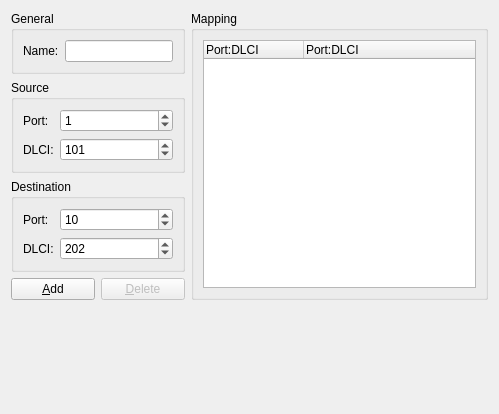
<?xml version="1.0" encoding="UTF-8"?>
<ui version="4.0">
 <class>frameRelaySwitchConfigPageWidget</class>
 <widget class="QWidget" name="frameRelaySwitchConfigPageWidget">
  <property name="geometry">
   <rect>
    <x>0</x>
    <y>0</y>
    <width>499</width>
    <height>414</height>
   </rect>
  </property>
  <property name="windowTitle">
   <string>Frame Relay Switch</string>
  </property>
  <property name="whatsThis">
   <string>&lt;html&gt;&lt;head/&gt;&lt;body&gt;&lt;p&gt;This is a simple Frame Relay switch. Only serial links can be connected to it. &lt;span style=&quot; font-weight:600;&quot;&gt;Note that only the Frame-Relay LMI ANSI type is supported.&lt;/span&gt;&lt;/p&gt;&lt;/body&gt;&lt;/html&gt;</string>
  </property>
  <layout class="QGridLayout" name="gridLayout_2">
   <item row="0" column="0" colspan="2">
    <widget class="QGroupBox" name="uiGeneralGroupBox">
     <property name="title">
      <string>General</string>
     </property>
     <layout class="QGridLayout" name="gridLayout">
      <item row="0" column="0">
       <widget class="QLabel" name="uiNameLabel">
        <property name="text">
         <string>Name:</string>
        </property>
       </widget>
      </item>
      <item row="0" column="1">
       <widget class="QLineEdit" name="uiNameLineEdit"/>
      </item>
     </layout>
    </widget>
   </item>
   <item row="0" column="2" rowspan="4">
    <widget class="QGroupBox" name="uiFrameRelayMappingGroupBox">
     <property name="title">
      <string>Mapping</string>
     </property>
     <layout class="QVBoxLayout">
      <item>
       <widget class="QTreeWidget" name="uiMappingTreeWidget">
        <property name="sizePolicy">
         <sizepolicy hsizetype="Expanding" vsizetype="Expanding">
          <horstretch>0</horstretch>
          <verstretch>0</verstretch>
         </sizepolicy>
        </property>
        <property name="rootIsDecorated">
         <bool>false</bool>
        </property>
        <column>
         <property name="text">
          <string>Port:DLCI</string>
         </property>
        </column>
        <column>
         <property name="text">
          <string>Port:DLCI</string>
         </property>
        </column>
       </widget>
      </item>
     </layout>
    </widget>
   </item>
   <item row="1" column="0" colspan="2">
    <widget class="QGroupBox" name="uiFrameRelaySourceGroupBox">
     <property name="sizePolicy">
      <sizepolicy hsizetype="Expanding" vsizetype="Preferred">
       <horstretch>0</horstretch>
       <verstretch>0</verstretch>
      </sizepolicy>
     </property>
     <property name="title">
      <string>Source</string>
     </property>
     <layout class="QGridLayout">
      <item row="0" column="0">
       <widget class="QLabel" name="uiSourcePortLabel">
        <property name="text">
         <string>Port:</string>
        </property>
       </widget>
      </item>
      <item row="0" column="1">
       <widget class="QSpinBox" name="uiSourcePortSpinBox">
        <property name="sizePolicy">
         <sizepolicy hsizetype="Expanding" vsizetype="Fixed">
          <horstretch>0</horstretch>
          <verstretch>0</verstretch>
         </sizepolicy>
        </property>
        <property name="minimum">
         <number>0</number>
        </property>
        <property name="maximum">
         <number>65535</number>
        </property>
        <property name="value">
         <number>1</number>
        </property>
       </widget>
      </item>
      <item row="1" column="0">
       <widget class="QLabel" name="uiSourceDLCILabel">
        <property name="text">
         <string>DLCI:</string>
        </property>
       </widget>
      </item>
      <item row="1" column="1">
       <widget class="QSpinBox" name="uiSourceDLCISpinBox">
        <property name="sizePolicy">
         <sizepolicy hsizetype="Expanding" vsizetype="Fixed">
          <horstretch>0</horstretch>
          <verstretch>0</verstretch>
         </sizepolicy>
        </property>
        <property name="maximum">
         <number>65535</number>
        </property>
        <property name="value">
         <number>101</number>
        </property>
       </widget>
      </item>
     </layout>
    </widget>
   </item>
   <item row="2" column="0" colspan="2">
    <widget class="QGroupBox" name="uiFrameRelayDestinationGroupBox">
     <property name="sizePolicy">
      <sizepolicy hsizetype="Expanding" vsizetype="Preferred">
       <horstretch>0</horstretch>
       <verstretch>0</verstretch>
      </sizepolicy>
     </property>
     <property name="title">
      <string>Destination</string>
     </property>
     <layout class="QGridLayout">
      <item row="0" column="0">
       <widget class="QLabel" name="uiDestinationPortLabel">
        <property name="text">
         <string>Port:</string>
        </property>
       </widget>
      </item>
      <item row="0" column="1">
       <widget class="QSpinBox" name="uiDestinationPortSpinBox">
        <property name="sizePolicy">
         <sizepolicy hsizetype="Expanding" vsizetype="Fixed">
          <horstretch>0</horstretch>
          <verstretch>0</verstretch>
         </sizepolicy>
        </property>
        <property name="minimum">
         <number>0</number>
        </property>
        <property name="maximum">
         <number>65535</number>
        </property>
        <property name="value">
         <number>10</number>
        </property>
       </widget>
      </item>
      <item row="1" column="0">
       <widget class="QLabel" name="uiDestinationDLCILabel">
        <property name="text">
         <string>DLCI:</string>
        </property>
       </widget>
      </item>
      <item row="1" column="1">
       <widget class="QSpinBox" name="uiDestinationDLCISpinBox">
        <property name="sizePolicy">
         <sizepolicy hsizetype="Expanding" vsizetype="Fixed">
          <horstretch>0</horstretch>
          <verstretch>0</verstretch>
         </sizepolicy>
        </property>
        <property name="maximum">
         <number>65535</number>
        </property>
        <property name="value">
         <number>202</number>
        </property>
       </widget>
      </item>
     </layout>
    </widget>
   </item>
   <item row="3" column="0">
    <widget class="QPushButton" name="uiAddPushButton">
     <property name="text">
      <string>&amp;Add</string>
     </property>
    </widget>
   </item>
   <item row="3" column="1">
    <widget class="QPushButton" name="uiDeletePushButton">
     <property name="enabled">
      <bool>false</bool>
     </property>
     <property name="text">
      <string>&amp;Delete</string>
     </property>
    </widget>
   </item>
   <item row="4" column="2">
    <spacer>
     <property name="orientation">
      <enum>Qt::Vertical</enum>
     </property>
     <property name="sizeHint" stdset="0">
      <size>
       <width>20</width>
       <height>20</height>
      </size>
     </property>
    </spacer>
   </item>
  </layout>
 </widget>
 <tabstops>
  <tabstop>uiSourcePortSpinBox</tabstop>
  <tabstop>uiSourceDLCISpinBox</tabstop>
  <tabstop>uiDestinationPortSpinBox</tabstop>
  <tabstop>uiDestinationDLCISpinBox</tabstop>
  <tabstop>uiAddPushButton</tabstop>
  <tabstop>uiDeletePushButton</tabstop>
 </tabstops>
 <resources/>
 <connections/>
</ui>
